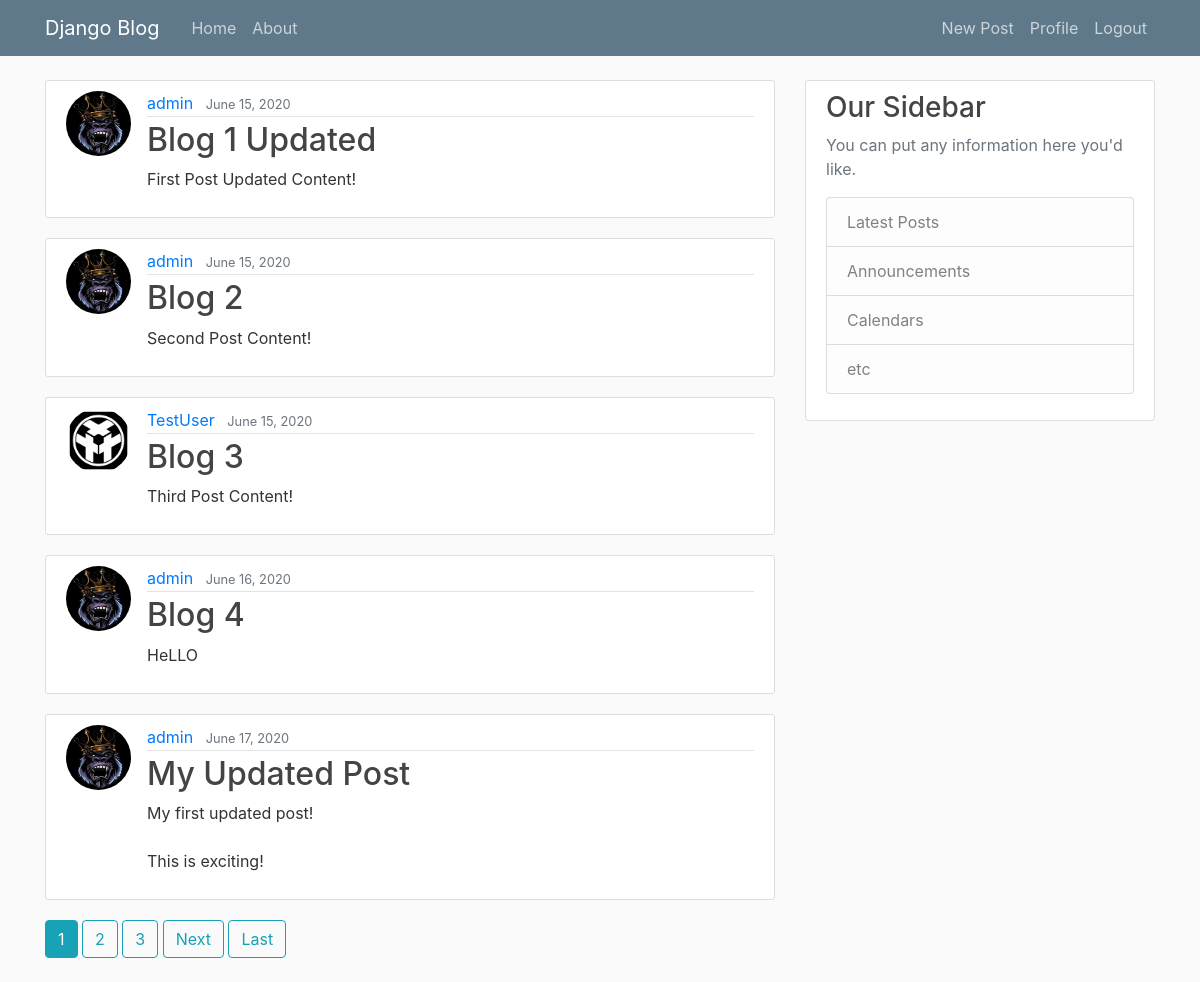
The app's page / (signed in) with its own data.
### blog/models.py (models this page shows, shortened)
class Post(models.Model):
    title = models.CharField(max_length=100)
    content = models.TextField()
    date_posted = models.DateTimeField(default=timezone.now)
    author = models.ForeignKey(User, on_delete=models.CASCADE)

### users/models.py (models this page shows, shortened)
class Profile(models.Model):
    user = models.OneToOneField(User, on_delete=models.CASCADE)
    image = models.ImageField(default='default.jpg', upload_to='profile_pics')

### blog/views.py (the view)
# urls.py: path('', PostListView.as_view(), name='blog_home'),
class PostListView(ListView):
    model = Post
    template_name = 'blog/home.html'
    context_object_name = 'posts'
    paginate_by = 5

### templates/blog/home.html (shortened to what this page needs)
{% extends "blog/base.html" %}
{% block content %}
    {% for post in posts %}
        <article class="media content-section">
          <img class="rounded-circle article-img" src="{{ post.author.profile.image.url }}">
          <div class="media-body">
            <div class="article-metadata">
              <a class="mr-2" href="{% url 'user_posts' post.author.username %}">{{ post.author }}</a>
              <small class="text-muted">{{ post.date_posted|date:"F d, Y" }}</small>
            </div>
              <h2><a class="article-title" href="{% url 'post_detail' post.id%}">{{ post.title }}</a></h2>
            <p class="article-content">{{ post.content }}</p>
          </div>
        </article>
    {% endfor %}
    {% if is_paginated %}
      {% for num in page_obj.paginator.page_range %}
        {% if page_obj.number == num %}
          <a class="btn btn-info mb-4" href="?page={{ num }}">{{ num }}</a>
        {% elif num > page_obj.number|add:'-3' and num < page_obj.number|add:'3' %}
          <a class="btn btn-outline-info mb-4" href="?page={{ num }}">{{ num }}</a>
        {% endif %}
      {% endfor %}
      {% if page_obj.has_next %}
        <a class="btn btn-outline-info mb-4" href="?page={{ page_obj.next_page_number }}">Next</a>
        <a class="btn btn-outline-info mb-4" href="?page={{ page_obj.paginator.num_pages }}">Last</a>
      {% endif %}
    {% endif %}
{% endblock content %}

### static/blog/main.css (style rules this page uses)
body { background: #fafafa; color: #333333; margin-top: 5rem; }
h1, h2, h3, h4, h5, h6 { color: #444444; }
.content-section { background: #ffffff; padding: 10px 20px; border: 1px solid #dddddd; border-radius: 3px; margin-bottom: 20px; }
.article-title { color: #444444; }
.article-content { white-space: pre-line; }
.article-img { height: 65px; width: 65px; margin-right: 16px; }
.article-metadata { padding-bottom: 1px; margin-bottom: 4px; border-bottom: 1px solid #e3e3e3 }

### records on screen
Post: author.profile.image (picture), author "admin", date_posted "June 15, 2020", title "Blog 1 Updated", content "First Post Updated Content!"
Post: author.profile.image (picture), author "admin", date_posted "June 15, 2020", title "Blog 2", content "Second Post Content!"
Post: author.profile.image (placeholder picture), author "TestUser", date_posted "June 15, 2020", title "Blog 3", content "Third Post Content!"
Post: author.profile.image (picture), author "admin", date_posted "June 16, 2020", title "Blog 4", content "HeLLO"
Post: author.profile.image (picture), author "admin", date_posted "June 17, 2020", title "My Updated Post", content "My first updated post! This is exciting!"

### other values on screen
{{ num }} "1"
{{ num }} "2" "3"
